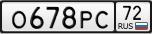
#> input picture Upper/CcontrolL/data/x_data/samples/sample2.png, 152 x 34 px, found by its file name
$ python main.py
#> lines starting #> are read from the running program, lines starting #| are printed output that depends on the picture; after the words box and inside, x2 and y2 are one past the last pixel; in counts of white or black regions, pixels touching at a corner belong together
import cv2
import pytesseract
from PIL import Image

# API_AutoCode = "https://b2bapi.avtocod.ru/b2b/api/v1/"

# Укажите путь к Tesseract, если он не добавлен в PATH
pytesseract.pytesseract.tesseract_cmd = r'/opt/homebrew/bin/tesseract'  # для macOS

# Загрузка изображения с номером
image = cv2.imread("CcontrolL/data/x_data/samples/sample2.png")
#> image is the input picture: shape (34, 152, 3); mean B, G, R 172.1, 171.8, 172

# Получаем размеры изображения, а также закрашиваем тот кусочек, что не нужен
height, width, _ = image.shape
#> height = 34; width = 152
x_start = int(width * 10 / 13)  # Начало по оси X (1/4 от правого края)
#> x_start = 116
y_start = int(height* 2 / 3)     # Начало по оси Y (1/2 от нижнего края)
#> y_start = 22
x_end = width
#> x_end = 152
y_end = height
#> y_end = 34
image[y_start:y_end, x_start:x_end] = (255, 255, 255)  # BGR: для белого цвета
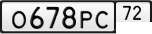
#> image: shape (34, 152, 3); 8.32% of pixels changed, all inside (x1, y1, x2, y2) = (116, 22, 152, 34)

# Отображаем результат
# cv2.imshow("Image with Colored Area", image)
# cv2.waitKey(0)
# cv2.destroyAllWindows()

# Преобразуем в оттенки серого
gray_image = cv2.cvtColor(image, cv2.COLOR_BGR2GRAY)

# Применяем бинаризацию (чтобы улучшить распознавание)
_, binary_image = cv2.threshold(gray_image, 150, 255, cv2.THRESH_BINARY_INV)
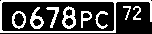
#> binary_image: shape (34, 152); 28.2% white; 9 white regions, largest, box (x1, y1, x2, y2) and area: (0, 0, 152, 33) 696, (62, 6, 76, 29) 166, (30, 7, 44, 29) 137

# Используем pytesseract для извлечения текста
#> (the run stopped early here; a loop or call above may not have finished)

$ run again, with Upper/CcontrolL/data/x_data/samples/sample1.png copied over Upper/CcontrolL/data/x_data/samples/sample2.png
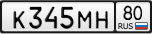
#> input picture Upper/CcontrolL/data/x_data/samples/sample1.png, 152 x 34 px, found by its file name
#> image is the input picture: shape (34, 152, 3); mean B, G, R 170.3, 170.1, 170.3
#> `image[y_start:y_end, x_start:x_end] = (255, 255, 255)`:
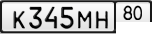
#> image: shape (34, 152, 3); 8.32% of pixels changed, all inside (x1, y1, x2, y2) = (116, 22, 152, 34)
#> `_, binary_image = cv2.threshold(gray_image, 150, 255, cv2.THRESH_BINAR..`:
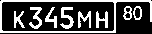
#> binary_image: shape (34, 152); 29.3% white; 9 white regions, largest, box (x1, y1, x2, y2) and area: (0, 0, 152, 33) 696, (60, 7, 74, 29) 145, (29, 7, 42, 29) 132

$ run again, with Upper/CcontrolL/data/x_data/samples/sample3.png copied over Upper/CcontrolL/data/x_data/samples/sample2.png
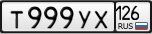
#> input picture Upper/CcontrolL/data/x_data/samples/sample3.png, 152 x 34 px, found by its file name
#> image is the input picture: shape (34, 152, 3); mean B, G, R 172.2, 172, 172.2
#> `image[y_start:y_end, x_start:x_end] = (255, 255, 255)`:
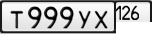
#> image: shape (34, 152, 3); 8.32% of pixels changed, all inside (x1, y1, x2, y2) = (116, 22, 152, 34)
#> `_, binary_image = cv2.threshold(gray_image, 150, 255, cv2.THRESH_BINAR..`:
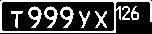
#> binary_image: shape (34, 152); 28.5% white; 9 white regions, largest, box (x1, y1, x2, y2) and area: (0, 0, 152, 33) 729, (28, 6, 42, 28) 134, (44, 6, 58, 28) 134

$ run again, with Upper/CcontrolL/data/x_data/samples/sample4.png copied over Upper/CcontrolL/data/x_data/samples/sample2.png
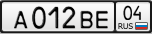
#> input picture Upper/CcontrolL/data/x_data/samples/sample4.png, 152 x 34 px, found by its file name
#> image is the input picture: shape (34, 152, 3); mean B, G, R 171.8, 171.6, 171.8
#> `image[y_start:y_end, x_start:x_end] = (255, 255, 255)`:
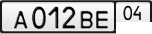
#> image: shape (34, 152, 3); 8.32% of pixels changed, all inside (x1, y1, x2, y2) = (116, 22, 152, 34)
#> `_, binary_image = cv2.threshold(gray_image, 150, 255, cv2.THRESH_BINAR..`:
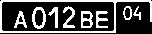
#> binary_image: shape (34, 152); 28.7% white; 9 white regions, largest, box (x1, y1, x2, y2) and area: (0, 0, 152, 33) 696, (32, 7, 46, 29) 143, (81, 11, 93, 28) 124
